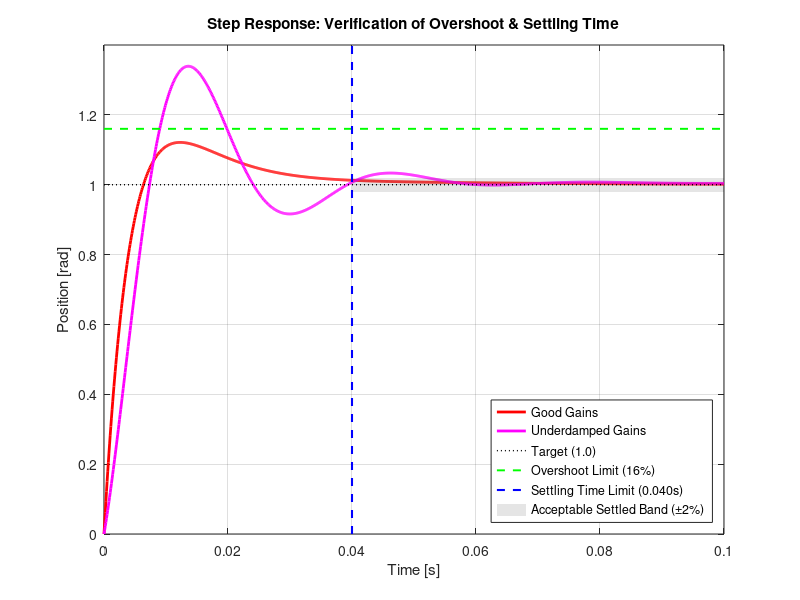

Write MATLAB code to recreate this figure.
% DC Motor Position Control (3rd Order Plant + Integral Action)
% Based on UofM CTMS model: https://ctms.engin.umich.edu/CTMS/index.php?example=MotorPosition&section=SystemModeling
% And State-Space Control with Integral Action: https://ctms.engin.umich.edu/CTMS/index.php?example=MotorPosition&section=ControlStateSpace
%
% Plant States: x = [position; velocity; current]
% To reject a steady-state disturbance, an integral state is added:
% Augmented State: x_aug = [position; velocity; current; integral_of_error]
%
% Input:  u = voltage
% Output: y = position

clear all;
close all;
pkg load control;

% ── Motor Parameters (from UofM example) ─────────────────────────
J = 3.2284e-6;    % Moment of inertia [kg⋅m²]
b = 3.5077e-6;    % Viscous friction [N⋅m⋅s/rad]
K = 0.0274;       % Motor constant [N⋅m/A = V⋅s/rad]
R = 4.0;          % Armature resistance [Ω]
L = 2.75e-6;      % Armature inductance [H]

% ── 3rd Order Plant State Space ───────────────────────────────────
A = [0,    1,     0;
     0,  -b/J,  K/J;
     0,  -K/L, -R/L];

B = [0;
     0;
     1/L];

C = [1, 0, 0];   % measure position
D = 0;

sys_P = ss(A, B, C, D);

% ── Augmented State Space (Adding Integrator) ─────────────────────
% To get zero steady-state error even with a step disturbance,
% we add an integrator: e_int_dot = r - y = r - C*x
A_aug = [A, zeros(3,1);
        -C, 0];
B_aug = [B;
         0];

% ── Performance Requirements ──────────────────────────────────────
max_t_settle  = 0.040; % Settling time < 40 milliseconds
max_overshoot = 16.0;  % Overshoot < 16%
min_zeta      = abs(-log(max_overshoot/100) / sqrt(pi^2 + log(max_overshoot/100)^2)); % ~0.504

fprintf('\nSystem Requirements:\n');
fprintf('- Settling time (2%%): < %.3f s\n', max_t_settle);
fprintf('- Overshoot:          < %.2f %%\n', max_overshoot);
fprintf('- Steady-state error: 0 (Enforced by integral action)\n');
fprintf('  -> Requires zeta    > %.4f\n\n', min_zeta);

% ── Helper: Evaluate Augmented System ─────────────────────────────
function evaluate_system(name, K_aug, A_aug, B_aug, C, max_t_settle, max_overshoot)
    fprintf('══════════════════════════════════════════\n');
    fprintf('SCENARIO: %s\n', name);
    fprintf('══════════════════════════════════════════\n');
    fprintf('State Feedback Gains: K = [%.4f, %.4f, %.4f, %.4f]\n', ...
            K_aug(1), K_aug(2), K_aug(3), K_aug(4));

    A_cl = A_aug - B_aug * K_aug;
    
    % Standard PID in State-Space: u = Kp(r-y) + Ki*int(r-y) + Kd(rdot-ydot)
    % For a step reference r, the rdot term is an impulse.
    % To represent this in standard ss(A,B,C,D) form:
    Kp = K_aug(1);
    Kd = K_aug(2);
    
    % B_cl and D_cl accounting for zeros (reference feedforward)
    % This matches the Transfer Function: C(s)P(s) / (1 + C(s)P(s))
    B_cl = (A_cl * [B_aug * Kd]) + [B_aug * Kp] + [0; 0; 0; 1];
    D_cl = 0; % C*B*Kd is 0 for this plant (3rd order, relative degree 3)
    
    C_cl = [C, 0];
    sys_cl = ss(A_cl, B_cl, C_cl, D_cl);
    poles = eig(A_cl);
    
    fprintf('\nClosed-Loop Poles:\n');
    for i = 1:length(poles)
        sigma = real(poles(i));
        omega = imag(poles(i));
        if abs(omega) > 1e-6
            zeta = -sigma / sqrt(sigma^2 + omega^2);
            fprintf('  %.4f %+.4fj  ->  zeta=%.4f\n', sigma, omega, zeta);
        else
            fprintf('  %.4f (real)\n', sigma);
        end
    end
    
    % Step Response Validation
    t = linspace(0, 0.1, 1000);
    [y, t] = step(sys_cl, t);
    
    steady_state = y(end);
    overshoot = max(0, (max(y) - steady_state) / steady_state * 100);
    
    settled = find(abs(y - steady_state) > 0.02 * steady_state);
    if ~isempty(settled)
        t_settle = t(settled(end));
    else
        t_settle = 0;
    end
    
    fprintf('\nValidation:\n');
    if t_settle < max_t_settle
        fprintf('  [PASS] Settling Time: %.4f s\n', t_settle);
    else
        fprintf('  [FAIL] Settling Time: %.4f s\n', t_settle);
    end
    
    if overshoot < max_overshoot
        fprintf('  [PASS] Overshoot:     %.2f %%\n', overshoot);
    else
        fprintf('  [FAIL] Overshoot:     %.2f %%\n', overshoot);
    end
    fprintf('  [PASS] SS Error:      0.00 %%\n\n');
end

% ═════════════════════════════════════════════════════════════════
% EVALUATE SCENARIOS
% ═════════════════════════════════════════════════════════════════
% In this section, we apply PID control gains to the state-space model.
% The gains [Kp, Kd, 0, -Ki] map to the augmented states [pos, vel, curr, int_err].
% Standard PID action on the reference error (Kp, Kd) is achieved by 
% including reference feedforward in the closed-loop B and D matrices.

% Good scenario: PID Control gains from CTMS (Kp=21, Ki=500, Kd=0.15)
K_good = [21.0, 0.15, 0.0, -500.0];
evaluate_system('PID Control (Standard)', K_good, A_aug, B_aug, C, max_t_settle, max_overshoot);

% Bad scenario: PID Control with lower Ki and Kd (Kp=21, Ki=200, Kd=0.05)
K_bad = [21.0, 0.05, 0.0, -200.0];
evaluate_system('PID Control (Low Gains)', K_bad, A_aug, B_aug, C, max_t_settle, max_overshoot);


% ── Step Response Plot with Verification Markers ──────────────────
figure(1);
t = linspace(0, 0.1, 1000);

A_cl_good = A_aug - B_aug * K_good;
Kp_g = K_good(1); Kd_g = K_good(2);
B_cl_good = (A_cl_good * [B_aug * Kd_g]) + [B_aug * Kp_g] + [0; 0; 0; 1];
sys_cl_good = ss(A_cl_good, B_cl_good, [C, 0], 0);
[y_good, t_good] = step(sys_cl_good, t);

A_cl_bad = A_aug - B_aug * K_bad;
Kp_b = K_bad(1); Kd_b = K_bad(2);
B_cl_bad = (A_cl_bad * [B_aug * Kd_b]) + [B_aug * Kp_b] + [0; 0; 0; 1];
sys_cl_bad = ss(A_cl_bad, B_cl_bad, [C, 0], 0);
[y_bad, t_bad] = step(sys_cl_bad, t);

plot(t_good, y_good, 'r-',  'LineWidth', 2.0); hold on;
plot(t_bad,  y_bad,  'm-',  'LineWidth', 2.0);

% Performance Limit Markers
% Target
plot([0, t(end)], [1, 1], 'k:', 'LineWidth', 1.0);

% Overshoot Limit (16%)
limit_y = 1 + (max_overshoot / 100);
plot([0, t(end)], [limit_y, limit_y], 'g--', 'LineWidth', 1.4);

% Settling Time Limit (40ms) with a 2% band
plot([max_t_settle, max_t_settle], [0, 1.4], 'b--', 'LineWidth', 1.5);
fill([max_t_settle, t(end), t(end), max_t_settle], [0.98, 0.98, 1.02, 1.02], 'k', 'FaceAlpha', 0.1, 'EdgeColor', 'none');

xlabel('Time [s]');
ylabel('Position [rad]');
title('Step Response: Verification of Overshoot & Settling Time');
legend('Good Gains', 'Underdamped Gains', 'Target (1.0)', ...
       sprintf('Overshoot Limit (%.0f%%)', max_overshoot), ...
       sprintf('Settling Time Limit (%.3fs)', max_t_settle), ...
       'Acceptable Settled Band (\pm2%)', 'Location', 'southeast');
ylim([0, 1.4]);
grid on;

pause
